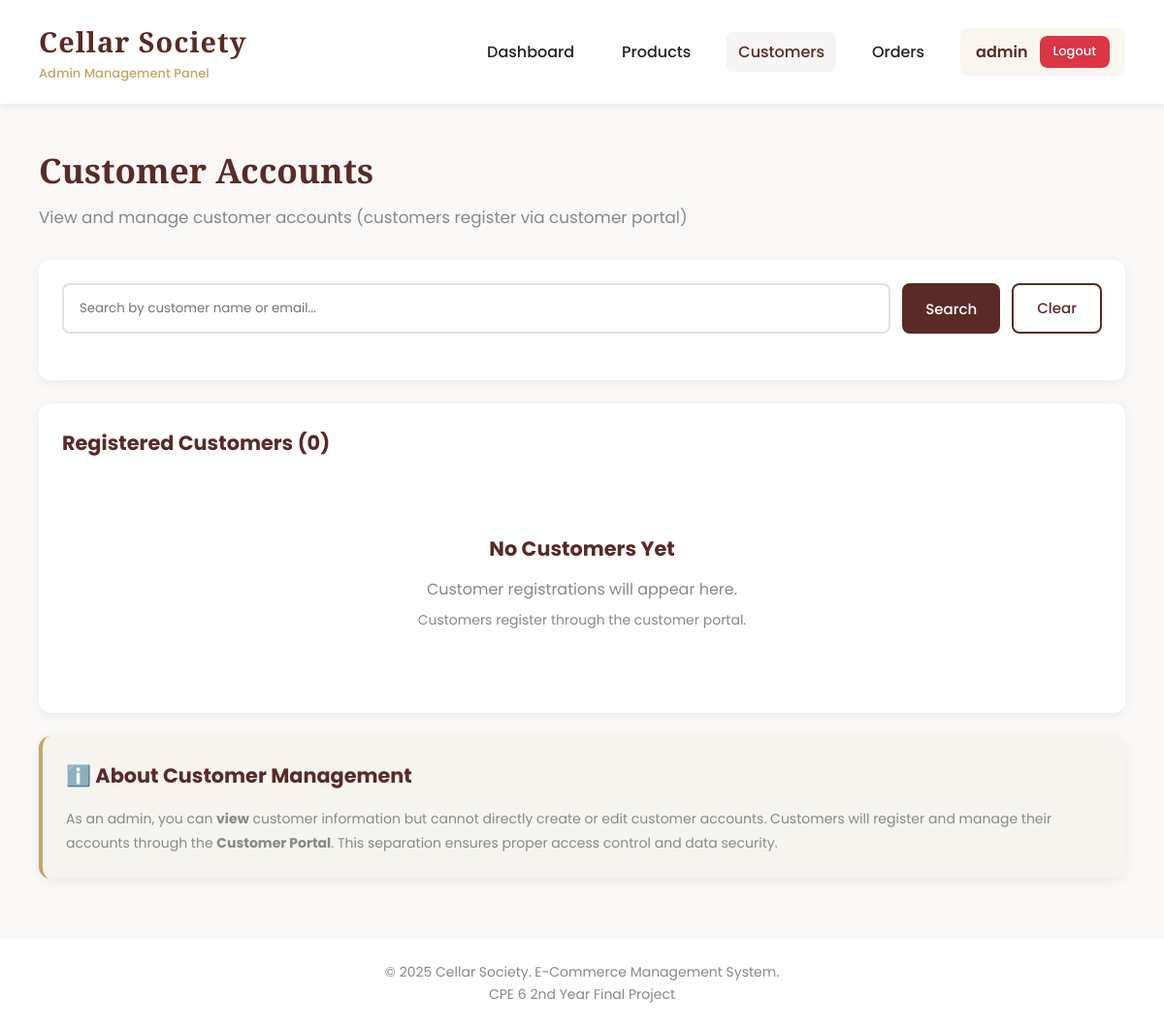
/customers (signed in), run on an earlier commit of the app's database.
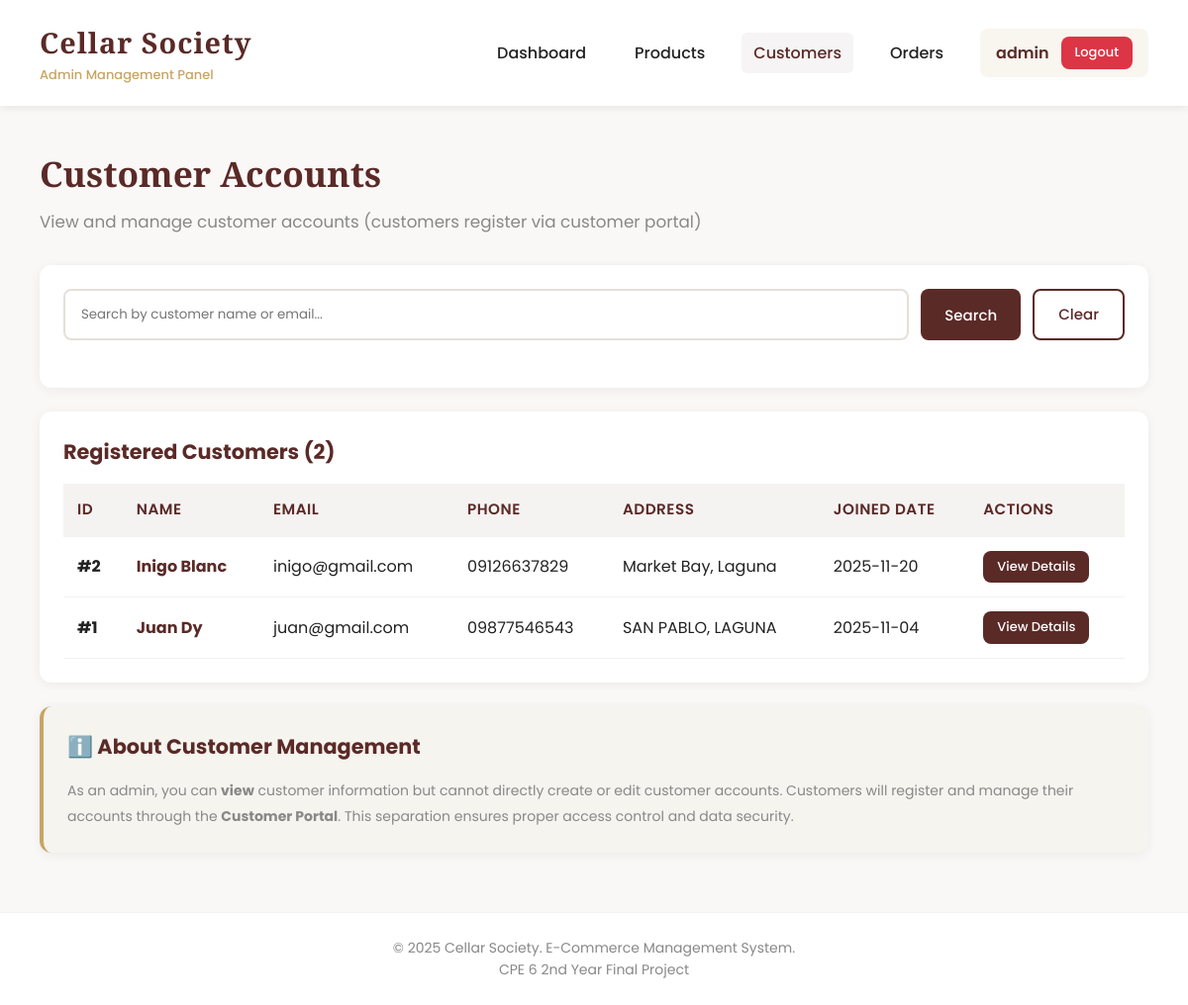
And on a later commit of the database.
### tables this page shows
CREATE TABLE customers (
        id INTEGER PRIMARY KEY AUTOINCREMENT,
        name TEXT NOT NULL,
        email TEXT UNIQUE NOT NULL,
        password TEXT NOT NULL,
        phone TEXT,
        address TEXT,
        joined_at TIMESTAMP DEFAULT CURRENT_TIMESTAMP
    );

### app.py (the view)
@app.route('/customers')
@login_required
def customers():
    search = request.args.get('search', '')
    conn = get_db_connection()
    query = 'SELECT * FROM customers WHERE 1=1'
    params = []
    if search:
        query += ' AND (name LIKE ? OR email LIKE ?)'
        params.extend([f'%{search}%', f'%{search}%'])
    query += ' ORDER BY joined_at DESC'
    customers = conn.execute(query, params).fetchall()
    conn.close()
    return render_template('admin/customers.html',
                         customers=customers,
                         search=search)

### app.py (called while the page is built)
def get_db_connection():
    conn = sqlite3.connect('cellar_society.db')
    conn.row_factory = sqlite3.Row
    return conn

def login_required(f):
    @wraps(f)
    def decorated_function(*args, **kwargs):
        if 'admin_id' not in session:
            flash('Please login first', 'error')
            return redirect(url_for('login'))
        return f(*args, **kwargs)
    return decorated_function

### templates/admin/customers.html (shortened to what this page needs)
{% extends "admin/base.html" %}
{% block content %}
<div class="page-header">
    <h2>Customer Accounts</h2>
    <p>View and manage customer accounts (customers register via customer portal)</p>
</div>
<div class="card">
    <form method="GET" class="search-bar">
        <input type="text" name="search" placeholder="Search by customer name or email..." value="{{ search }}">
        <button type="submit" class="btn primary">Search</button>
        <a href="{{ url_for('customers') }}" class="btn ghost">Clear</a>
    </form>
</div>
<div class="card">
    <h3>Registered Customers ({{ customers|length }})</h3>
    {% if customers %}
    <div class="table-container">
        <table>
            <thead>
                <tr>
                    <th>ID</th>
                    <th>Name</th>
                    <th>Email</th>
                    <th>Phone</th>
                    <th>Address</th>
                    <th>Joined Date</th>
                    <th>Actions</th>
                </tr>
            </thead>
            <tbody>
                {% for customer in customers %}
                <tr>
                    <td><strong>#{{ customer.id }}</strong></td>
                    <td><strong style="color: var(--primary);">{{ customer.name }}</strong></td>
                    <td>{{ customer.email }}</td>
                    <td>{{ customer.phone if customer.phone else '-' }}</td>
                    <td>{{ customer.address if customer.address else '-' }}</td>
                    <td>{{ customer.joined_at[:10] }}</td>
                    <td>
                        <a href="{{ url_for('customer_detail', customer_id=customer.id) }}" class="btn btn-small primary">View Details</a>
                    </td>
                </tr>
                {% endfor %}
            </tbody>
        </table>
    </div>
    {% else %}
    <div class="empty-state">
        <h3>No Customers Yet</h3>
        <p>Customer registrations will appear here.</p>
        <p style="margin-top: 8px; color: var(--muted); font-size: 14px;">Customers register through the customer portal.</p>
    </div>
    {% endif %}
</div>
<div class="card" style="background: rgba(198, 166, 100, 0.05); border-left: 4px solid var(--accent);">
    <h3>ℹ️ About Customer Management</h3>
    <p style="font-size: 14px; line-height: 1.8; color: var(--muted);">
        As an admin, you can <strong>view</strong> customer information but cannot directly create or edit customer accounts.
        Customers will register and manage their accounts through the <strong>Customer Portal</strong>.
        This separation ensures proper access control and data security.
    </p>
</div>
{% endblock %}

What changed in the data, as far as the page shows it:
added customers: id "2", name "Inigo Blanc", email "inigo@gmail.com", phone "09126637829", address "Market Bay, Laguna", joined_at "2025-11-20"
added customers: id "1", name "Juan Dy", email "juan@gmail.com", phone "09877546543", address "SAN PABLO, LAGUNA", joined_at "2025-11-04"
Also different on the page:
{{ customers|length }}: "0" → "2"
text no longer shown: "No Customers Yet Customer registrations will appear here. Customers register through the customer portal."
text now shown: "ID NAME EMAIL PHONE ADDRESS JOINED DATE ACTIONS"
